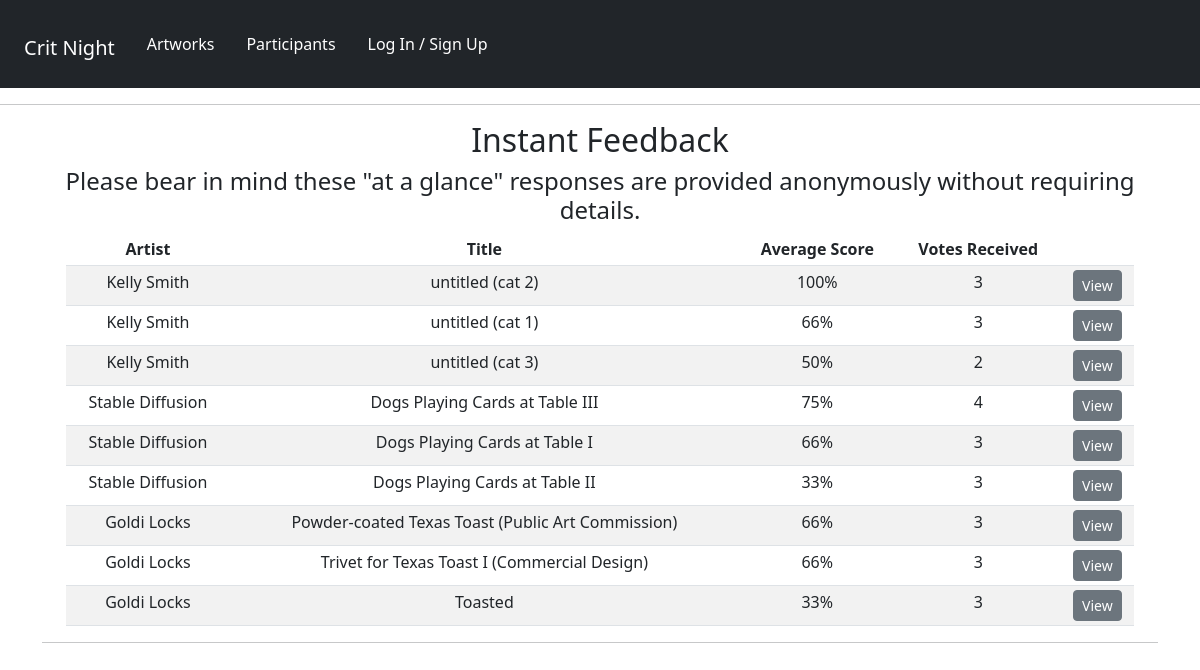
The app's page /results/ with its own data.
### artworks/models.py (models this page shows, shortened)
class Artwork(models.Model):
    owner = models.ForeignKey(Profile, null=True, blank=True, on_delete=models.CASCADE)
    title = models.CharField(max_length=200, null=True)
    featured_image = models.ImageField(
        null=True, blank=True, default="default_image.jpg"
    )
    description = models.TextField(null=True, blank=True)
    topic = models.TextField(default="I would like feedback on:", null=True, blank=True)
    demo_link = models.CharField(max_length=2000, null=True, blank=True)
    source_link = models.CharField(max_length=2000, null=True, blank=True)
    tags = models.ManyToManyField("Tag", blank=True)
    vote_total = models.IntegerField(default=0, null=True, blank=True)
    vote_ratio = models.IntegerField(default=0, null=True, blank=True)
    created = models.DateTimeField(auto_now_add=True)
    id = models.UUIDField(
        default=uuid.uuid4, unique=True, primary_key=True, editable=False
    )
    class Meta:
        ordering = ["owner", "-vote_ratio", "-vote_total", "title"]

### panelists/models.py (models this page shows, shortened)
class Profile(models.Model):
    user = models.OneToOneField(User, on_delete=models.CASCADE, null=True, blank=True)
    name = models.CharField(max_length=200, null=True, blank=True)
    ROLE_TYPE = (
        ("moderator", "Moderator"),
        ("artist", "Artist"),
    )
    role = models.CharField(max_length=200, null=True, choices=ROLE_TYPE)
    media = models.CharField(max_length=200, null=True, blank=True)
    email = models.EmailField(max_length=500, null=True, blank=True)
    username = models.CharField(max_length=200, null=True, blank=True)
    pronouns = models.CharField(max_length=200, null=True, blank=True)
    brief_bio = models.TextField(max_length=1500, null=True, blank=True)
    profile_image = models.ImageField(
        null=True,
        blank=True,
        upload_to="profiles/",
        default="profiles/default-profile.png",
    )
    website = models.CharField(max_length=200, null=True, blank=True)
    social_insta = models.CharField(max_length=200, blank=True, null=True)
    social_twitter = models.CharField(max_length=200, blank=True, null=True)
    social_other = models.CharField(max_length=200, blank=True, null=True)
    created = models.DateTimeField(auto_now_add=True)
    id = models.UUIDField(
        default=uuid.uuid4, unique=True, primary_key=True, editable=False
    )

### artworks/views.py (the view)
# urls.py: path("", views.results, name="results"),
def results(request):
    artworks = Artwork.objects.all()
    context = {"artworks": artworks}
    return render(request, "artworks/results.html", context)

### artworks/templates/artworks/results.html
{% extends 'main.html' %}
{% block content %}
<div class ="container text-center">
  <h2>Instant Feedback</h2>
  <h4>Please bear in mind these "at a glance" responses are provided anonymously without requiring details.</h4>
      <div class="container text-center">
          <div class="container">
              <table class="table table-sm table-striped">
              <thead>
              <tr>
                  <th scope="col">Artist</th>
                  <th scope="col">Title</th>
                  <th scope="col">Average Score</th>
                  <th scope="col">Votes Received</th>
                  <th scope="col"></th>
              </tr>
              </thead>
              <tbody>
                  {% for artwork in artworks %}
                  <tr>
                      <td>{{artwork.owner.name}}</td>
                      <td>{{artwork.title}}</td>
                      <td>{{artwork.vote_ratio}}%</td>
                      <td>{{artwork.vote_total}}</td>
                      <td>
                        <a href="{% url 'artwork' artwork.id %}" class="btn btn-secondary btn-sm">View</a></td>
                  </tr>
              {% endfor %}
              </tbody>
          </table>
          </div>
      </div>
{% endblock content %}

### records on screen
Artwork: owner.name "Kelly Smith", title "untitled (cat 2)", vote_ratio "100", vote_total "3"
Artwork: owner.name "Kelly Smith", title "untitled (cat 1)", vote_ratio "66", vote_total "3"
Artwork: owner.name "Kelly Smith", title "untitled (cat 3)", vote_ratio "50", vote_total "2"
Artwork: owner.name "Stable Diffusion", title "Dogs Playing Cards at Table III", vote_ratio "75", vote_total "4"
Artwork: owner.name "Stable Diffusion", title "Dogs Playing Cards at Table I", vote_ratio "66", vote_total "3"
Artwork: owner.name "Stable Diffusion", title "Dogs Playing Cards at Table II", vote_ratio "33", vote_total "3"
Artwork: owner.name "Goldi Locks", title "Powder-coated Texas Toast (Public Art Commission)", vote_ratio "66", vote_total "3"
Artwork: owner.name "Goldi Locks", title "Trivet for Texas Toast I (Commercial Design)", vote_ratio "66", vote_total "3"
Artwork: owner.name "Goldi Locks", title "Toasted", vote_ratio "33", vote_total "3"
